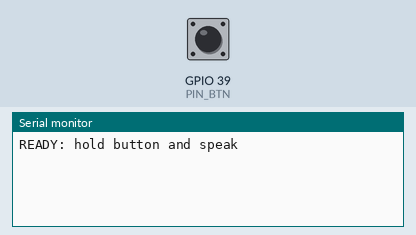
Bench run of a sketch on a simulated ESP32. Shown: the last lines printed to the serial monitor. The test bench sets the inputs (shaded band); at power-on: GPIO 39 (PIN_BTN) HIGH. I2S audio is not simulated (input reads silence).

Above: at 1.4 s.
1.5 s: GPIO 39 (PIN_BTN) pulled LOW for 0.15 s
At 2.8 s:
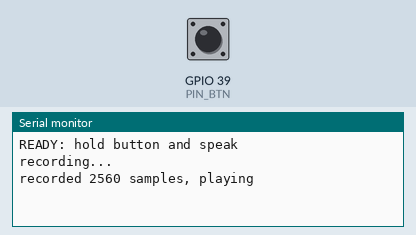
3.1 s: GPIO 39 (PIN_BTN) pulled LOW for 1 s
At 3.9 s:
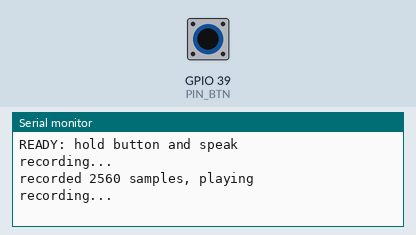
5.6 s: GPIO 39 (PIN_BTN) pulled LOW for 3.2 s
At 6.1 s:
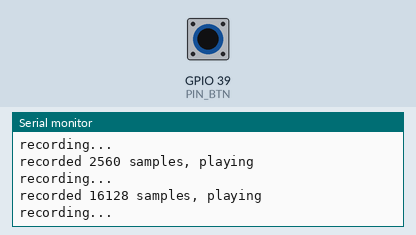

The sketch:

atom_echo_test.ino
```cpp
// ATOM Echo 마이크 + 스피커 테스트
// 부팅 시 "삑" -> 버튼 누르고 말하기 -> 떼면 녹음된 목소리 재생
#include <Arduino.h>
#include <driver/i2s.h>

// ATOM Echo 핀
#define PIN_BCLK 19
#define PIN_LRCK 33
#define PIN_SPK  22
#define PIN_MIC  23
#define PIN_BTN  39

#define SAMPLE_RATE 16000
const size_t MAX_SAMPLES = SAMPLE_RATE * 5 / 2;  // 2.5초 = 80KB
int16_t *buf;
size_t recorded = 0;
bool i2sInstalled = false;

void uninstallI2S() {
  if (i2sInstalled) {
    i2s_driver_uninstall(I2S_NUM_0);
    i2sInstalled = false;
  }
}

void initMic() {
  uninstallI2S();
  i2s_config_t cfg = {};
  cfg.mode = (i2s_mode_t)(I2S_MODE_MASTER | I2S_MODE_RX | I2S_MODE_PDM);
  cfg.sample_rate = SAMPLE_RATE;
  cfg.bits_per_sample = I2S_BITS_PER_SAMPLE_16BIT;
  cfg.channel_format = I2S_CHANNEL_FMT_ALL_RIGHT;
  cfg.communication_format = I2S_COMM_FORMAT_STAND_I2S;
  cfg.dma_buf_count = 6;
  cfg.dma_buf_len = 256;
  i2s_driver_install(I2S_NUM_0, &cfg, 0, NULL);
  i2sInstalled = true;

  i2s_pin_config_t pins = {};
  pins.mck_io_num = I2S_PIN_NO_CHANGE;
  pins.bck_io_num = I2S_PIN_NO_CHANGE;
  pins.ws_io_num = PIN_LRCK;
  pins.data_out_num = I2S_PIN_NO_CHANGE;
  pins.data_in_num = PIN_MIC;
  i2s_set_pin(I2S_NUM_0, &pins);
}

void initSpeaker() {
  uninstallI2S();
  i2s_config_t cfg = {};
  cfg.mode = (i2s_mode_t)(I2S_MODE_MASTER | I2S_MODE_TX);
  cfg.sample_rate = SAMPLE_RATE;
  cfg.bits_per_sample = I2S_BITS_PER_SAMPLE_16BIT;
  cfg.channel_format = I2S_CHANNEL_FMT_ALL_RIGHT;
  cfg.communication_format = I2S_COMM_FORMAT_STAND_I2S;
  cfg.dma_buf_count = 6;
  cfg.dma_buf_len = 256;
  i2s_driver_install(I2S_NUM_0, &cfg, 0, NULL);
  i2sInstalled = true;

  i2s_pin_config_t pins = {};
  pins.mck_io_num = I2S_PIN_NO_CHANGE;
  pins.bck_io_num = PIN_BCLK;
  pins.ws_io_num = PIN_LRCK;
  pins.data_out_num = PIN_SPK;
  pins.data_in_num = I2S_PIN_NO_CHANGE;
  i2s_set_pin(I2S_NUM_0, &pins);
}

void beep(int freq, int ms) {
  initSpeaker();
  int n = SAMPLE_RATE * ms / 1000;
  int16_t s[256];
  size_t w;
  for (int i = 0; i < n; i += 256) {
    for (int j = 0; j < 256; j++)
      s[j] = (int16_t)(3000 * sin(2 * PI * freq * (i + j) / SAMPLE_RATE));
    i2s_write(I2S_NUM_0, s, sizeof(s), &w, portMAX_DELAY);
  }
  i2s_zero_dma_buffer(I2S_NUM_0);
}

void setup() {
  Serial.begin(115200);
  pinMode(PIN_BTN, INPUT);
  buf = (int16_t *)malloc(MAX_SAMPLES * sizeof(int16_t));
  if (!buf) {
    Serial.println("memory alloc failed!");
    while (1) delay(1000);
  }
  beep(1000, 200);
  Serial.println("READY: hold button and speak");
}

void loop() {
  if (digitalRead(PIN_BTN) == LOW) {
    Serial.println("recording...");
    initMic();
    recorded = 0;
    size_t r;
    while (digitalRead(PIN_BTN) == LOW && recorded < MAX_SAMPLES) {
      size_t want = min((size_t)256, MAX_SAMPLES - recorded);
      i2s_read(I2S_NUM_0, buf + recorded, want * 2, &r, portMAX_DELAY);
      recorded += r / 2;
    }
    Serial.printf("recorded %u samples, playing\n", (unsigned)recorded);

    // PDM 마이크 소리가 작아서 4배 증폭
    for (size_t i = 0; i < recorded; i++) {
      int32_t v = (int32_t)buf[i] * 4;
      buf[i] = (int16_t)constrain(v, -32768, 32767);
    }
    initSpeaker();
    size_t w;
    i2s_write(I2S_NUM_0, buf, recorded * 2, &w, portMAX_DELAY);
    i2s_zero_dma_buffer(I2S_NUM_0);
    while (digitalRead(PIN_BTN) == LOW) delay(10);
  }
  delay(10);
}
```

Measured:
- after the input at 1.5 s, the serial monitor: prints a new line at once (image 1)
